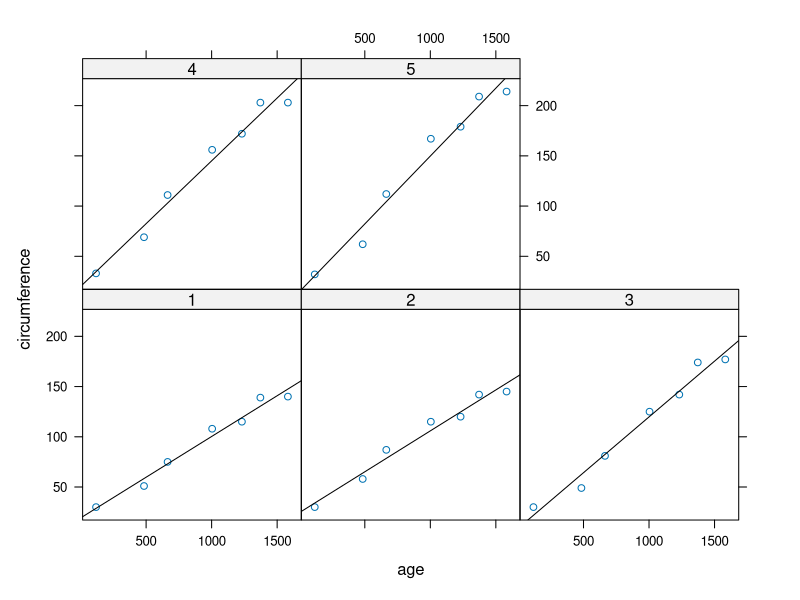
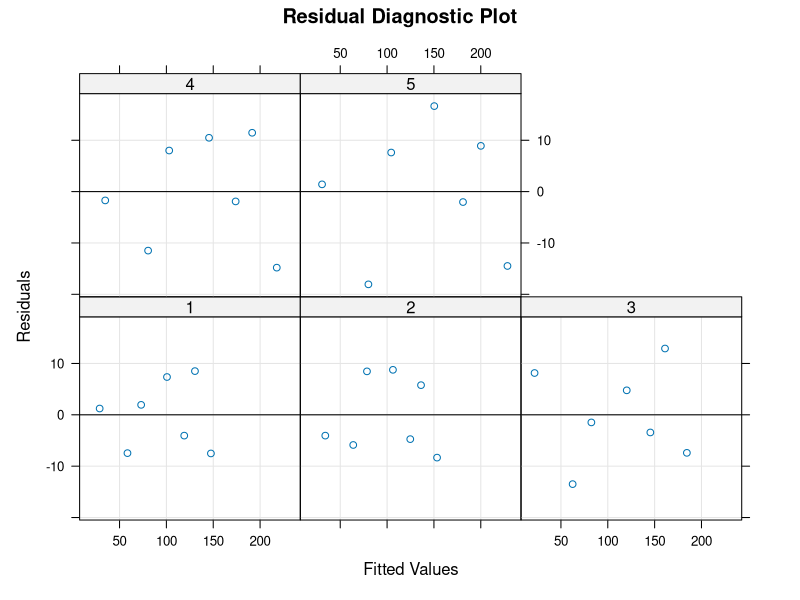

These charts were generated, in order, by the following R code:
## ---- chunk 1
orange.df = Orange
orange.df$Tree = factor(as.numeric(orange.df$Tree))
## ---- chunk 2
orange.mod1 = lm(circumference ~ age, data = orange.df)
## ---- chunk 3
summary(orange.mod1)
## ---- chunk 4
orange.mod2 = lm(circumference ~ age + Tree, data = orange.df)
summary(orange.mod2)
## ---- chunk 5
anova(orange.mod1, orange.mod2)
## ---- chunk 6
orange.mod3 = lm(circumference ~ age + Tree + age:Tree, data = orange.df)
summary(orange.mod3)
## ---- chunk 7
library(lattice)
xyplot(circumference ~ age | Tree, data = orange.df,
  panel = function(x, y, ...)
  {
    panel.xyplot(x, y, ...)
    panel.lmline(x, y, ...)
  })
## ---- chunk 8
xyplot(resid(orange.mod3) ~ fitted(orange.mod3) | orange.df$Tree,
  xlab = "Fitted Values",
  ylab = "Residuals",
  main = "Residual Diagnostic Plot",
  panel = function(x, y, ...)
  {
    panel.grid(h = -1, v = -1)
    panel.abline(h = 0)
    panel.xyplot(x, y, ...)
  }
)
## ---- chunk 9
anova(orange.mod2, orange.mod3)
